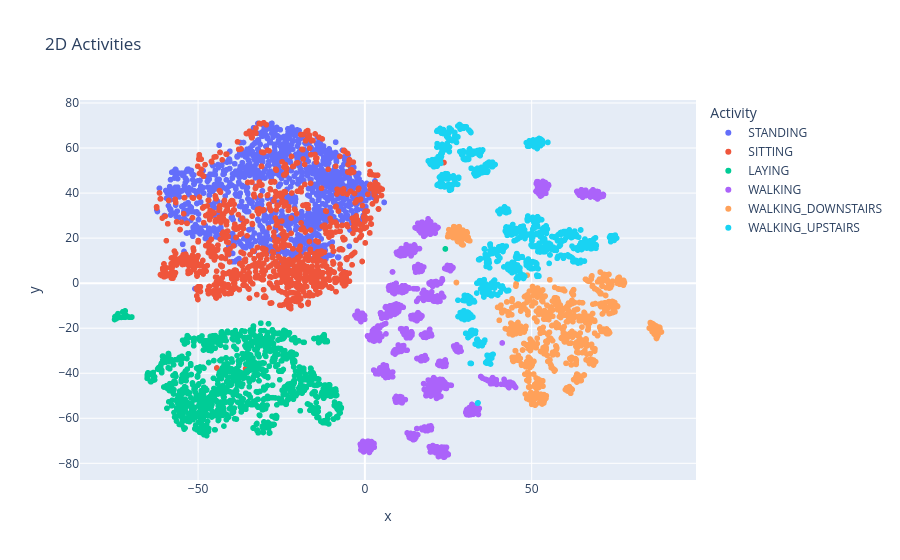

The notebook cell saved with this chart:
### Markdown cell above
Теперь нарисуйте scatter-график через `plotly.express` для `df_2_comp` с выделением цветами активностей. Красиво получилось? Видны скопления точек одного цвета? Можно разные активности отделить линиями на данном графике?

### Code cell
px.scatter(df_2_comp, x="x", y="y", color="Activity", title="2D Activities")

### Figure 1 — Plotly figure (JSON) as saved in the notebook; plotly's stock layout.template omitted (floating-point values rounded to 4 significant figures; data arrays with more than 128 entries replaced by an {"elided": "..."} marker saying what was removed)
{"data": [{"hovertemplate": "Activity=STANDING<br>x=%{x}<br>y=%{y}<extra></extra>", "legendgroup": "STANDING", "marker": {"color": "#636efa", "symbol": "circle"}, "mode": "markers", "name": "STANDING", "showlegend": true, "type": "scattergl", "x": {"elided": "1374 float values"}, "xaxis": "x", "y": {"elided": "1374 float values"}, "yaxis": "y"}, {"hovertemplate": "Activity=SITTING<br>x=%{x}<br>y=%{y}<extra></extra>", "legendgroup": "SITTING", "marker": {"color": "#EF553B", "symbol": "circle"}, "mode": "markers", "name": "SITTING", "showlegend": true, "type": "scattergl", "x": {"elided": "1286 float values"}, "xaxis": "x", "y": {"elided": "1286 float values"}, "yaxis": "y"}, {"hovertemplate": "Activity=LAYING<br>x=%{x}<br>y=%{y}<extra></extra>", "legendgroup": "LAYING", "marker": {"color": "#00cc96", "symbol": "circle"}, "mode": "markers", "name": "LAYING", "showlegend": true, "type": "scattergl", "x": {"elided": "1407 float values"}, "xaxis": "x", "y": {"elided": "1407 float values"}, "yaxis": "y"}, {"hovertemplate": "Activity=WALKING<br>x=%{x}<br>y=%{y}<extra></extra>", "legendgroup": "WALKING", "marker": {"color": "#ab63fa", "symbol": "circle"}, "mode": "markers", "name": "WALKING", "showlegend": true, "type": "scattergl", "x": {"elided": "1226 float values"}, "xaxis": "x", "y": {"elided": "1226 float values"}, "yaxis": "y"}, {"hovertemplate": "Activity=WALKING_DOWNSTAIRS<br>x=%{x}<br>y=%{y}<extra></extra>", "legendgroup": "WALKING_DOWNSTAIRS", "marker": {"color": "#FFA15A", "symbol": "circle"}, "mode": "markers", "name": "WALKING_DOWNSTAIRS", "showlegend": true, "type": "scattergl", "x": {"elided": "986 float values"}, "xaxis": "x", "y": {"elided": "986 float values"}, "yaxis": "y"}, {"hovertemplate": "Activity=WALKING_UPSTAIRS<br>x=%{x}<br>y=%{y}<extra></extra>", "legendgroup": "WALKING_UPSTAIRS", "marker": {"color": "#19d3f3", "symbol": "circle"}, "mode": "markers", "name": "WALKING_UPSTAIRS", "showlegend": true, "type": "scattergl", "x": {"elided": "1073 float values"}, "xaxis": "x", "y": {"elided": "1073 float values"}, "yaxis": "y"}], "layout": {"legend": {"title": {"text": "Activity"}, "tracegroupgap": 0}, "title": {"text": "2D Activities"}, "xaxis": {"anchor": "y", "domain": [0, 1], "title": {"text": "x"}}, "yaxis": {"anchor": "x", "domain": [0, 1], "title": {"text": "y"}}}}
